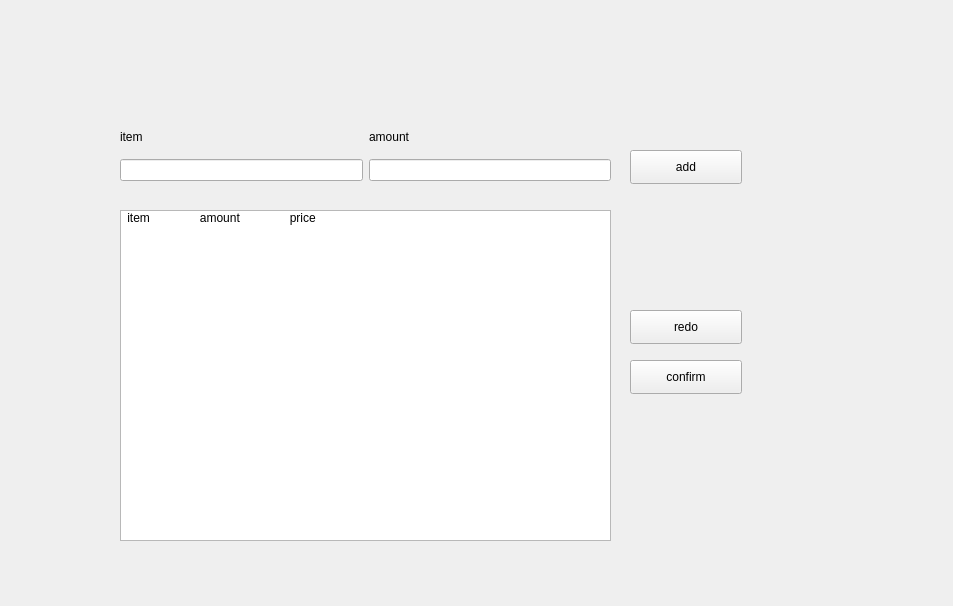
<?xml version="1.0" encoding="UTF-8"?>
<ui version="4.0">
 <class>paying</class>
 <widget class="QWidget" name="paying">
  <property name="geometry">
   <rect>
    <x>0</x>
    <y>0</y>
    <width>953</width>
    <height>606</height>
   </rect>
  </property>
  <property name="windowTitle">
   <string>Form</string>
  </property>
  <widget class="QPushButton" name="pushButton">
   <property name="geometry">
    <rect>
     <x>630</x>
     <y>150</y>
     <width>112</width>
     <height>34</height>
    </rect>
   </property>
   <property name="text">
    <string>add</string>
   </property>
  </widget>
  <widget class="QPushButton" name="pushButton_2">
   <property name="geometry">
    <rect>
     <x>630</x>
     <y>360</y>
     <width>112</width>
     <height>34</height>
    </rect>
   </property>
   <property name="text">
    <string>confirm</string>
   </property>
  </widget>
  <widget class="QListWidget" name="listWidget">
   <property name="geometry">
    <rect>
     <x>120</x>
     <y>210</y>
     <width>491</width>
     <height>331</height>
    </rect>
   </property>
   <item>
    <property name="text">
     <string> item               amount               price</string>
    </property>
   </item>
  </widget>
  <widget class="QPushButton" name="pushButton_3">
   <property name="geometry">
    <rect>
     <x>630</x>
     <y>310</y>
     <width>112</width>
     <height>34</height>
    </rect>
   </property>
   <property name="text">
    <string>redo</string>
   </property>
  </widget>
  <widget class="QWidget" name="">
   <property name="geometry">
    <rect>
     <x>120</x>
     <y>120</y>
     <width>491</width>
     <height>61</height>
    </rect>
   </property>
   <layout class="QHBoxLayout" name="horizontalLayout">
    <item>
     <layout class="QVBoxLayout" name="verticalLayout">
      <item>
       <widget class="QLabel" name="label">
        <property name="text">
         <string>item</string>
        </property>
       </widget>
      </item>
      <item>
       <widget class="QLineEdit" name="lineEdit_3"/>
      </item>
     </layout>
    </item>
    <item>
     <layout class="QVBoxLayout" name="verticalLayout_2">
      <item>
       <widget class="QLabel" name="label_2">
        <property name="text">
         <string>amount</string>
        </property>
       </widget>
      </item>
      <item>
       <widget class="QLineEdit" name="lineEdit"/>
      </item>
     </layout>
    </item>
    <item>
     <layout class="QVBoxLayout" name="verticalLayout_3"/>
    </item>
   </layout>
  </widget>
 </widget>
 <resources/>
 <connections/>
</ui>
